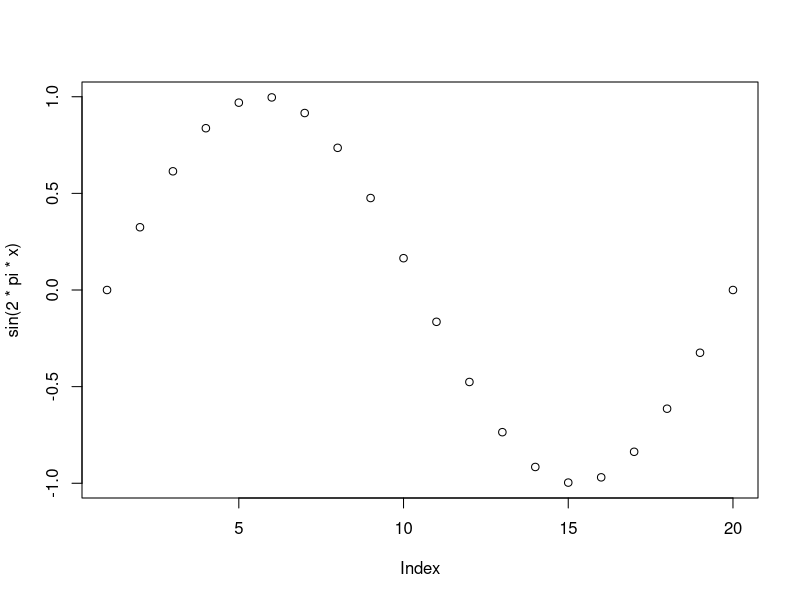
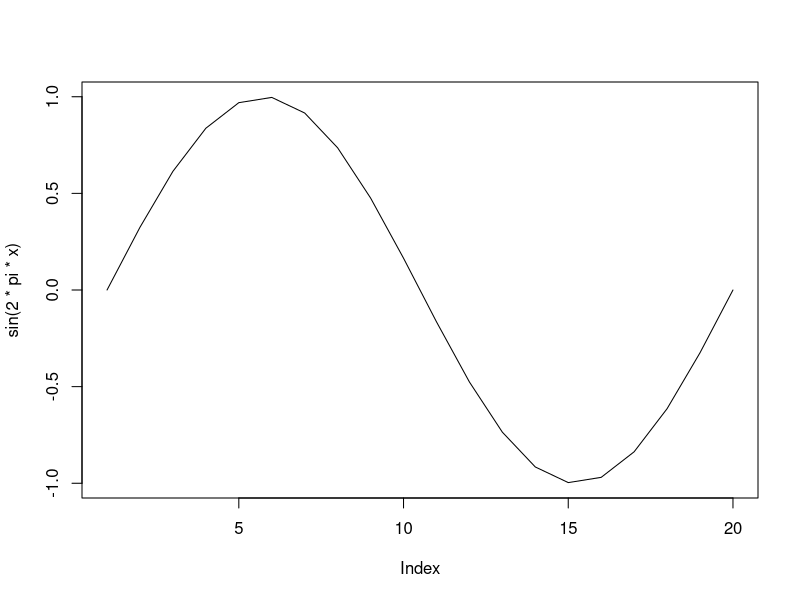
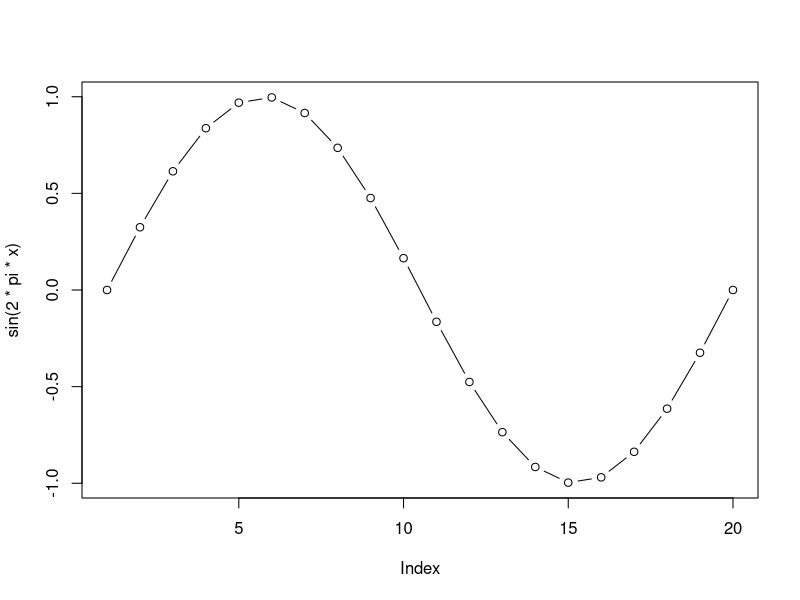
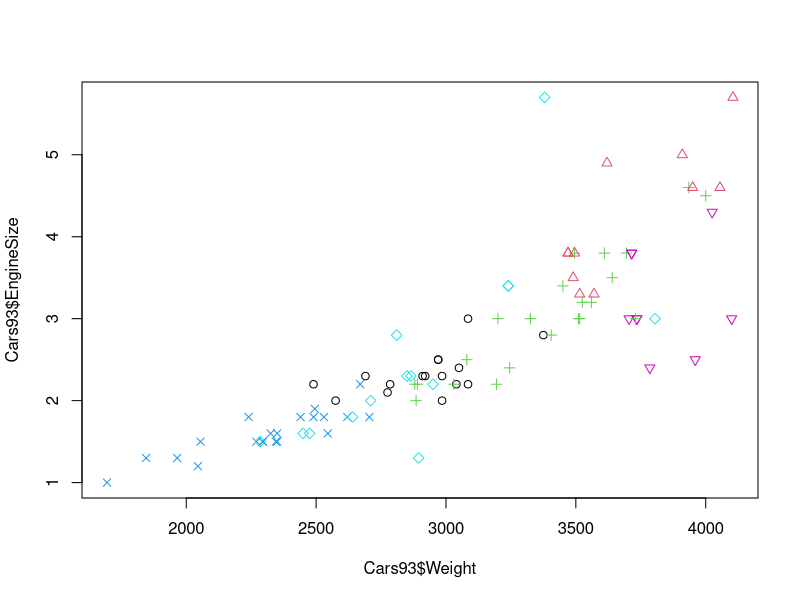
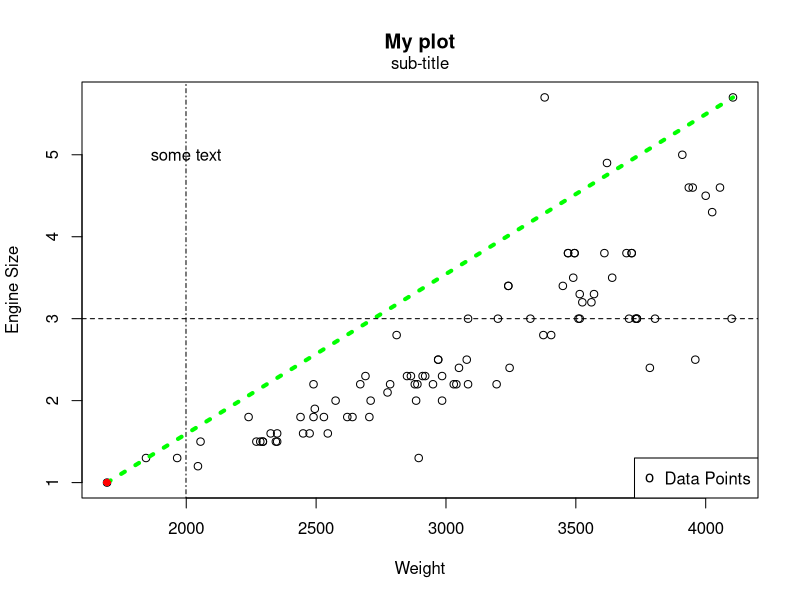
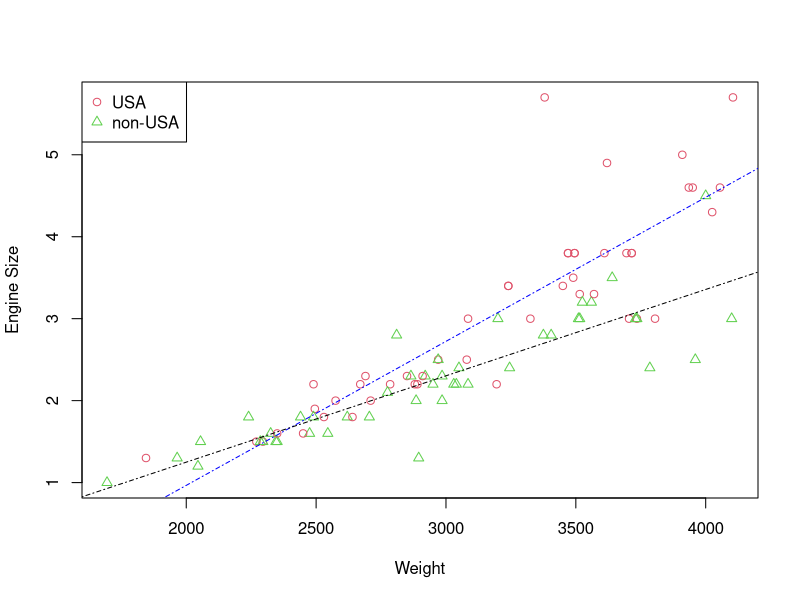
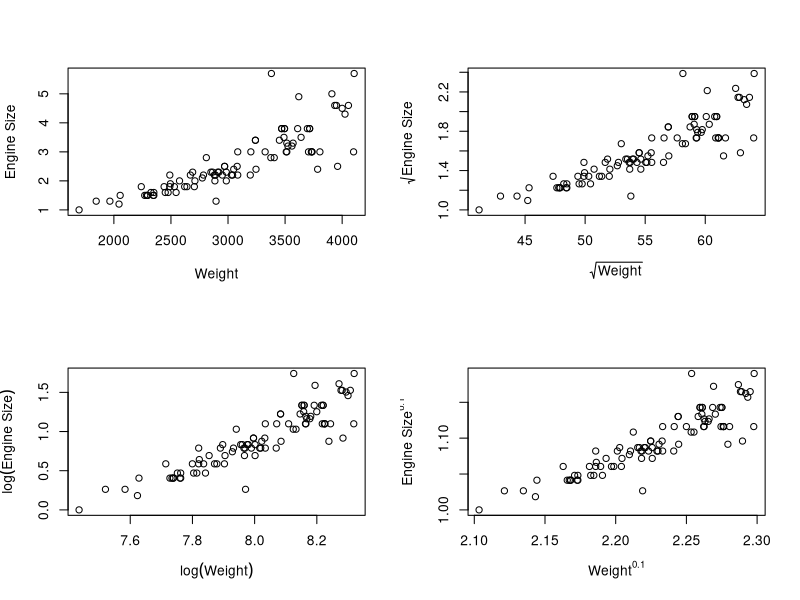
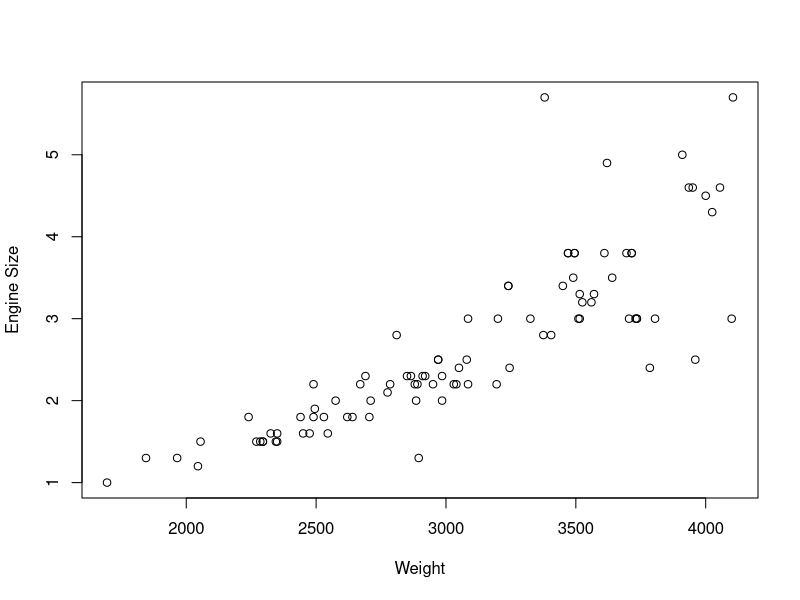

R code for these plots, in order:
#Plotting

x <- seq(0,1,length=20)
plot(sin(2*pi*x)) # Points
plot(sin(2*pi*x), type="l") # Lines
plot(sin(2*pi*x), type="b") # Points and lines

? plot

library(MASS)
Cars93
# Colour points and choose plotting symbols according to a
# levels of a factor
plot(Cars93$Weight, Cars93$EngineSize, col=as.numeric(Cars93$Type),
     pch=as.numeric(Cars93$Type))

# Adds x and y axes labels and a title.
plot(Cars93$Weight, Cars93$EngineSize, ylab="Engine Size",
     xlab="Weight", main="My plot")

# Add lines to the plot.
lines(x=c(min(Cars93$Weight), max(Cars93$Weight)), 
           y=c(min(Cars93$EngineSize),max(Cars93$EngineSize)), 
                  lwd=4, lty=3, col="green")
abline(h=3, lty=2)
abline(v=1999, lty=4)

# Add points to the plot.
points(x=min(Cars93$Weight), y=min(Cars93$EngineSize), pch=16, col="red")

# Add text to the plot.
text(x=2000, y=5, "some text")
# Add text under main title.
mtext(side=3, "sub-title", line=0.45)
# Add a legend
legend("bottomright", legend=c("Data Points"), pch="o")

#Adding regression lines

levels(Cars93$Origin)

plot(Cars93$Weight, Cars93$EngineSize, pch = (1:2)[Cars93$Origin],
     col = (2:3)[Cars93$Origin], xlab="Weight", ylab="Engine Size")
legend("topleft", legend=levels(Cars93$Origin), pch=1:2, col=2:3)
fm1 <- lm(EngineSize ~ Weight, Cars93, subset = Origin == "USA")
abline(coef(fm1), lty=4, col="blue")

fm2 <- lm(EngineSize ~ Weight, Cars93, subset = Origin == "non-USA")
abline(coef(fm2), lty=4, col="black")

#Multiple graphs

par(mfrow=c(2,2)) # Will create 4 plots on the same page.
# Two in each row and two in each column.
plot(Cars93$Weight, Cars93$EngineSize, xlab="Weight", ylab="Engine Size")
plot(sqrt(Cars93$Weight), sqrt(Cars93$EngineSize),
     xlab=expression(sqrt(Weight)), ylab=expression(sqrt("Engine Size")))
plot(log(Cars93$Weight), log(Cars93$EngineSize),
     xlab=expression(log(Weight)), ylab=expression(log("Engine Size")))
plot(Cars93$Weight^0.1, Cars93$EngineSize^0.1,
     xlab=expression(Weight^0.1), ylab=expression("Engine Size"^0.1) )

par(mfrow=c(1,1)) # Resets to create a single plot per page.
plot(Cars93$Weight, Cars93$EngineSize, xlab="Weight", ylab="Engine Size")
plot(sqrt(Cars93$Weight), sqrt(Cars93$EngineSize),
     xlab=expression(sqrt(Weight)), ylab=expression(sqrt("Engine Size")))
plot(log(Cars93$Weight), log(Cars93$EngineSize),
     xlab=expression(log(Weight)), ylab=expression(log("Engine Size")))
plot(Cars93$Weight^0.1, Cars93$EngineSize^0.1,
     xlab=expression(Weight^0.1), ylab=expression("Engine Size"^0.1) )

? plotmath

#Histograms
hist(Cars93$Weight, xlab="Weight", main="Histogram of Weight", col="red")
hist(Cars93$Weight)

hist(Cars93$Weight, breaks=c(1500, 2050, 2300, 2350, 2400,
                             2500, 3000, 3500, 3570, 4000, 4500), xlab="Weight",
     main="Histogram of Weight")

#Histograms for multiple groups
USA.weight <- Cars93$Weight[Cars93$Origin == "USA"]
nonUSA.weight <- Cars93$Weight[Cars93$Origin == "non-USA"]

par(mfrow=c(2,1))
hist(USA.weight, breaks=10, xlim=c(1500,4500), col="grey")
hist(nonUSA.weight, breaks=10, xlim=c(1500,4500))
par(mfrow=c(1,1))
hist(USA.weight, breaks=10, xlim=c(1500,4500), col="grey")
hist(nonUSA.weight, breaks=10, xlim=c(1500,4500))

#Boxplots
boxplot(Cars93$Weight)

boxplot(Cars93$Weight ~ Cars93$Origin)
boxplot(USA.weight, nonUSA.weight,
        names=c("USA", "non-USA"))

#Normal probability (Q-Q) plots
qqnorm(Cars93$Weight)
qqline(Cars93$Weight)

#Plots for multivariate data
pairs(Cars93[,1:7])
coplot(Cars93$MPG.city ~ Cars93$Price | Cars93$Type)
#coplot(a ~ b|c) produces plots of the values of a
#versus b for every level of c

#Lattice graphs

#install.packages("lattice")
library(lattice)
xyplot(Cars93$MPG.city ~ Cars93$EngineSize | Cars93$Type)
xyplot(Cars93$MPG.city ~ Cars93$EngineSize | Cars93$Type*Cars93$Origin)
xyplot(Cars93$MPG.city ~ Cars93$EngineSize |Cars93$Type,
       panel = panel.superpose, groups = Cars93$Origin)

#examine the plotting parameters in xyplot
pars <- trellis.par.get("superpose.symbol")
pars

#add a key to the plot
xyplot(Cars93$MPG.city ~ Cars93$EngineSize | Cars93$Type,
       panel=panel.superpose, groups=Cars93$Origin, key =
         list(columns = 2, text = list(levels(Cars93$Origin)),
              points = Rows(pars,1:2)))

#other plots
# splom( ~ data.frame) # Scatterplot matrix
# bwplot(factor ~ numeric, ...) # Boxplot
# qqmath(factor ~ numeric, ...) # Q-Q plot
# dotplot(factor ~ numeric, ...) # 1-D display
# stripplot(factor ~ numeric, ...)
# barchar(character ~ numeric, ...)
# histogram( ~ numeric, ...)
# densityplot( ~ numeric, ...) # Smoothed version of histogram


#2-D and 3-D plots
? volcano
data(volcano)
x <- 10*(1:nrow(volcano))
y <- 10*(1:ncol(volcano))

# Creates a 2-D image of x and y co-ordinates.
image(x, y, volcano, col = terrain.colors(100),
      axes = FALSE)

# Adds contour lines to the current plot.
contour(x, y, volcano, levels = seq(90, 200, by=5),
        add = TRUE, col = "peru")

# Adds x and y axes to the plot.
axis(1, at = seq(100, 800, by = 100))
axis(2, at = seq(100, 600, by = 100))

# Draws a box around the plot.
box()

# Adds a title.
title(main = "Maunga Whau Volcano", font.main = 4)

dim(volcano)

# Creates a data frame from all combinations of the
# supplied vectors or factors.
vdat <- expand.grid(x = x, y = y)
vdat$v <- as.vector(volcano)
wireframe(v ~ x*y, vdat, drape=TRUE, col.regions = rainbow(100))
